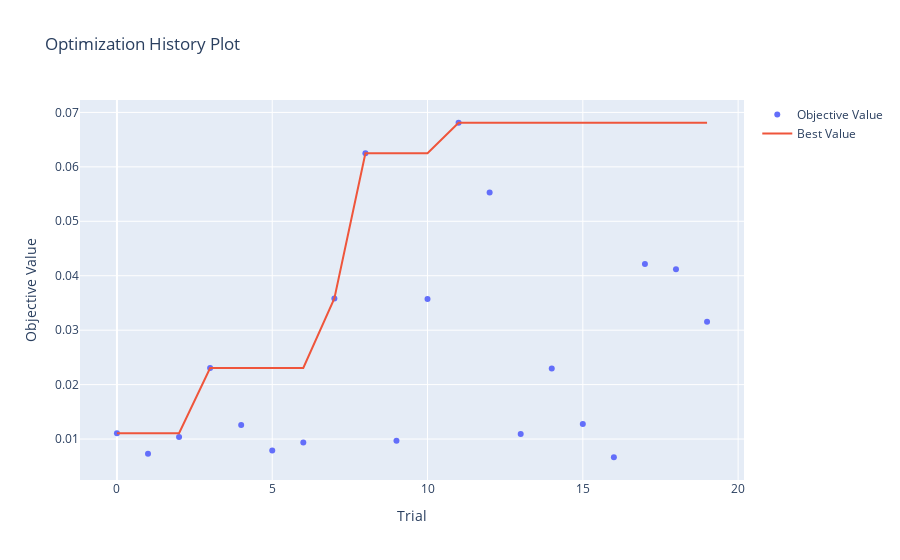

The notebook cell this image was saved under:
### Code cell
fig = optuna.visualization.plot_optimization_history(study)
fig.show()

### Figure 1 — Plotly figure (JSON) as saved in the notebook; plotly's stock layout.template omitted (floating-point values rounded to 4 significant figures)
{"data": [{"mode": "markers", "name": "Objective Value", "type": "scatter", "x": [0, 1, 2, 3, 4, 5, 6, 7, 8, 9, 10, 11, 12, 13, 14, 15, 16, 17, 18, 19], "y": [0.01106, 0.00732, 0.01036, 0.02306, 0.01258, 0.00792, 0.00936, 0.03582, 0.0625, 0.0097, 0.03574, 0.0681, 0.05528, 0.01092, 0.02298, 0.01276, 0.00666, 0.04214, 0.04118, 0.03156]}, {"mode": "lines", "name": "Best Value", "type": "scatter", "x": [0, 1, 2, 3, 4, 5, 6, 7, 8, 9, 10, 11, 12, 13, 14, 15, 16, 17, 18, 19], "y": [0.01106, 0.01106, 0.01106, 0.02306, 0.02306, 0.02306, 0.02306, 0.03582, 0.0625, 0.0625, 0.0625, 0.0681, 0.0681, 0.0681, 0.0681, 0.0681, 0.0681, 0.0681, 0.0681, 0.0681]}, {"marker": {"color": "#cccccc"}, "mode": "markers", "name": "Infeasible Trial", "showlegend": false, "type": "scatter", "x": [], "y": []}], "layout": {"autosize": true, "title": {"text": "Optimization History Plot"}, "xaxis": {"autorange": true, "range": [-1.16, 20.16], "title": {"text": "Trial"}, "type": "linear"}, "yaxis": {"autorange": true, "range": [0.00159, 0.07317], "title": {"text": "Objective Value"}, "type": "linear"}}}
